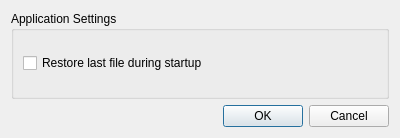
<?xml version="1.0" encoding="UTF-8"?>
<ui version="4.0">
 <class>SettingsDialog</class>
 <widget class="QDialog" name="SettingsDialog">
  <property name="geometry">
   <rect>
    <x>0</x>
    <y>0</y>
    <width>400</width>
    <height>138</height>
   </rect>
  </property>
  <property name="windowTitle">
   <string>Settings</string>
  </property>
  <layout class="QVBoxLayout" name="verticalLayout">
   <item>
    <widget class="QGroupBox" name="groupBox">
     <property name="title">
      <string>Application Settings</string>
     </property>
     <layout class="QHBoxLayout" name="horizontalLayout">
      <item>
       <widget class="QCheckBox" name="checkBoxRestore">
        <property name="text">
         <string>Restore last file during startup</string>
        </property>
       </widget>
      </item>
     </layout>
    </widget>
   </item>
   <item>
    <widget class="QDialogButtonBox" name="buttonBox">
     <property name="orientation">
      <enum>Qt::Horizontal</enum>
     </property>
     <property name="standardButtons">
      <set>QDialogButtonBox::Cancel|QDialogButtonBox::Ok</set>
     </property>
    </widget>
   </item>
  </layout>
 </widget>
 <resources/>
 <connections>
  <connection>
   <sender>buttonBox</sender>
   <signal>accepted()</signal>
   <receiver>SettingsDialog</receiver>
   <slot>accept()</slot>
   <hints>
    <hint type="sourcelabel">
     <x>248</x>
     <y>254</y>
    </hint>
    <hint type="destinationlabel">
     <x>157</x>
     <y>274</y>
    </hint>
   </hints>
  </connection>
  <connection>
   <sender>buttonBox</sender>
   <signal>rejected()</signal>
   <receiver>SettingsDialog</receiver>
   <slot>reject()</slot>
   <hints>
    <hint type="sourcelabel">
     <x>316</x>
     <y>260</y>
    </hint>
    <hint type="destinationlabel">
     <x>286</x>
     <y>274</y>
    </hint>
   </hints>
  </connection>
 </connections>
</ui>
